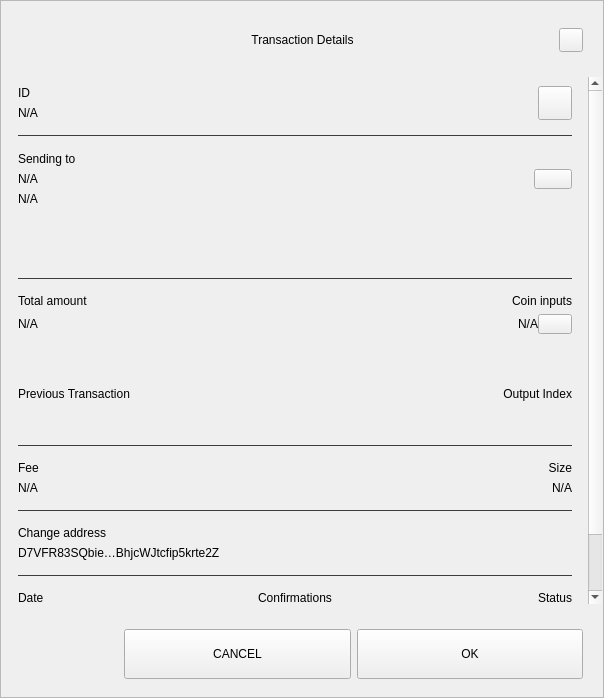
<?xml version="1.0" encoding="UTF-8"?>
<ui version="4.0">
 <class>TxDetailDialog</class>
 <widget class="QWidget" name="TxDetailDialog">
  <property name="geometry">
   <rect>
    <x>0</x>
    <y>0</y>
    <width>604</width>
    <height>698</height>
   </rect>
  </property>
  <property name="sizePolicy">
   <sizepolicy hsizetype="Preferred" vsizetype="Expanding">
    <horstretch>0</horstretch>
    <verstretch>0</verstretch>
   </sizepolicy>
  </property>
  <property name="minimumSize">
   <size>
    <width>574</width>
    <height>500</height>
   </size>
  </property>
  <property name="windowTitle">
   <string>Form</string>
  </property>
  <property name="styleSheet">
   <string notr="true"/>
  </property>
  <layout class="QVBoxLayout" name="verticalLayout_3">
   <property name="spacing">
    <number>0</number>
   </property>
   <property name="leftMargin">
    <number>0</number>
   </property>
   <property name="topMargin">
    <number>0</number>
   </property>
   <property name="rightMargin">
    <number>0</number>
   </property>
   <property name="bottomMargin">
    <number>0</number>
   </property>
   <item>
    <widget class="QFrame" name="frame">
     <property name="sizePolicy">
      <sizepolicy hsizetype="Preferred" vsizetype="Expanding">
       <horstretch>0</horstretch>
       <verstretch>0</verstretch>
      </sizepolicy>
     </property>
     <property name="styleSheet">
      <string notr="true"/>
     </property>
     <property name="frameShape">
      <enum>QFrame::StyledPanel</enum>
     </property>
     <property name="frameShadow">
      <enum>QFrame::Raised</enum>
     </property>
     <layout class="QVBoxLayout" name="verticalLayout">
      <property name="leftMargin">
       <number>0</number>
      </property>
      <property name="rightMargin">
       <number>0</number>
      </property>
      <item>
       <layout class="QHBoxLayout" name="horizontalLayout_3">
        <property name="spacing">
         <number>0</number>
        </property>
        <property name="leftMargin">
         <number>20</number>
        </property>
        <property name="topMargin">
         <number>10</number>
        </property>
        <property name="rightMargin">
         <number>20</number>
        </property>
        <item>
         <spacer name="horizontalSpacer_1">
          <property name="orientation">
           <enum>Qt::Horizontal</enum>
          </property>
          <property name="sizeHint" stdset="0">
           <size>
            <width>40</width>
            <height>20</height>
           </size>
          </property>
         </spacer>
        </item>
        <item>
         <widget class="QLabel" name="labelTitle">
          <property name="minimumSize">
           <size>
            <width>0</width>
            <height>40</height>
           </size>
          </property>
          <property name="maximumSize">
           <size>
            <width>16777215</width>
            <height>40</height>
           </size>
          </property>
          <property name="styleSheet">
           <string notr="true">padding-left:24px;</string>
          </property>
          <property name="text">
           <string>Transaction Details</string>
          </property>
          <property name="alignment">
           <set>Qt::AlignCenter</set>
          </property>
          <property name="margin">
           <number>7</number>
          </property>
         </widget>
        </item>
        <item>
         <spacer name="horizontalSpacer_2">
          <property name="orientation">
           <enum>Qt::Horizontal</enum>
          </property>
          <property name="sizeHint" stdset="0">
           <size>
            <width>40</width>
            <height>20</height>
           </size>
          </property>
         </spacer>
        </item>
        <item>
         <widget class="QPushButton" name="btnEsc">
          <property name="minimumSize">
           <size>
            <width>24</width>
            <height>24</height>
           </size>
          </property>
          <property name="maximumSize">
           <size>
            <width>24</width>
            <height>24</height>
           </size>
          </property>
          <property name="focusPolicy">
           <enum>Qt::NoFocus</enum>
          </property>
          <property name="text">
           <string/>
          </property>
         </widget>
        </item>
       </layout>
      </item>
      <item>
       <spacer name="verticalSpacer">
        <property name="orientation">
         <enum>Qt::Vertical</enum>
        </property>
        <property name="sizeType">
         <enum>QSizePolicy::Fixed</enum>
        </property>
        <property name="sizeHint" stdset="0">
         <size>
          <width>20</width>
          <height>10</height>
         </size>
        </property>
       </spacer>
      </item>
      <item>
       <widget class="QWidget" name="layoutScroll" native="true">
        <property name="minimumSize">
         <size>
          <width>0</width>
          <height>0</height>
         </size>
        </property>
        <layout class="QVBoxLayout" name="verticalLayout_4">
         <property name="leftMargin">
          <number>0</number>
         </property>
         <property name="topMargin">
          <number>0</number>
         </property>
         <property name="rightMargin">
          <number>0</number>
         </property>
         <item>
          <widget class="QScrollArea" name="scrollArea">
           <property name="styleSheet">
            <string notr="true">#scrollArea {
background:transparent;
}</string>
           </property>
           <property name="horizontalScrollBarPolicy">
            <enum>Qt::ScrollBarAlwaysOff</enum>
           </property>
           <property name="sizeAdjustPolicy">
            <enum>QAbstractScrollArea::AdjustIgnored</enum>
           </property>
           <property name="widgetResizable">
            <bool>true</bool>
           </property>
           <property name="alignment">
            <set>Qt::AlignLeading|Qt::AlignLeft|Qt::AlignTop</set>
           </property>
           <widget class="QWidget" name="scrollAreaWidgetContents">
            <property name="geometry">
             <rect>
              <x>0</x>
              <y>0</y>
              <width>586</width>
              <height>644</height>
             </rect>
            </property>
            <property name="autoFillBackground">
             <bool>false</bool>
            </property>
            <property name="styleSheet">
             <string notr="true">#scrollAreaWidgetContents {
background:transparent;
}</string>
            </property>
            <layout class="QVBoxLayout" name="verticalLayout_7">
             <property name="spacing">
              <number>0</number>
             </property>
             <property name="sizeConstraint">
              <enum>QLayout::SetDefaultConstraint</enum>
             </property>
             <property name="leftMargin">
              <number>0</number>
             </property>
             <property name="topMargin">
              <number>0</number>
             </property>
             <property name="rightMargin">
              <number>0</number>
             </property>
             <property name="bottomMargin">
              <number>0</number>
             </property>
             <item>
              <widget class="QWidget" name="content" native="true">
               <layout class="QVBoxLayout" name="verticalLayout_2">
                <property name="leftMargin">
                 <number>16</number>
                </property>
                <property name="topMargin">
                 <number>0</number>
                </property>
                <property name="rightMargin">
                 <number>16</number>
                </property>
                <item>
                 <widget class="QWidget" name="contentID" native="true">
                  <layout class="QHBoxLayout" name="horizontalLayout_12" stretch="0,0">
                   <property name="leftMargin">
                    <number>0</number>
                   </property>
                   <property name="rightMargin">
                    <number>0</number>
                   </property>
                   <item>
                    <layout class="QVBoxLayout" name="contentID_int">
                     <item>
                      <widget class="QLabel" name="labelId">
                       <property name="maximumSize">
                        <size>
                         <width>16777215</width>
                         <height>16777215</height>
                        </size>
                       </property>
                       <property name="text">
                        <string>ID</string>
                       </property>
                      </widget>
                     </item>
                     <item>
                      <widget class="QLabel" name="textId">
                       <property name="text">
                        <string notr="true">N/A</string>
                       </property>
                      </widget>
                     </item>
                    </layout>
                   </item>
                   <item>
                    <widget class="QPushButton" name="pushCopy">
                     <property name="minimumSize">
                      <size>
                       <width>34</width>
                       <height>34</height>
                      </size>
                     </property>
                     <property name="maximumSize">
                      <size>
                       <width>34</width>
                       <height>34</height>
                      </size>
                     </property>
                     <property name="focusPolicy">
                      <enum>Qt::NoFocus</enum>
                     </property>
                     <property name="text">
                      <string/>
                     </property>
                     <property name="iconSize">
                      <size>
                       <width>24</width>
                       <height>24</height>
                      </size>
                     </property>
                    </widget>
                   </item>
                  </layout>
                 </widget>
                </item>
                <item>
                 <widget class="QLabel" name="labelDividerID">
                  <property name="maximumSize">
                   <size>
                    <width>16777215</width>
                    <height>1</height>
                   </size>
                  </property>
                  <property name="styleSheet">
                   <string notr="true">background-color:#3c3c3b;</string>
                  </property>
                  <property name="text">
                   <string/>
                  </property>
                 </widget>
                </item>
                <item>
                 <widget class="QWidget" name="contentOutputsLabel" native="true">
                  <layout class="QHBoxLayout" name="horizontalLayout_11" stretch="0,0">
                   <property name="spacing">
                    <number>6</number>
                   </property>
                   <property name="leftMargin">
                    <number>0</number>
                   </property>
                   <property name="topMargin">
                    <number>9</number>
                   </property>
                   <property name="rightMargin">
                    <number>0</number>
                   </property>
                   <property name="bottomMargin">
                    <number>9</number>
                   </property>
                   <item>
                    <layout class="QVBoxLayout" name="contentOutputsLabel_int">
                     <property name="leftMargin">
                      <number>0</number>
                     </property>
                     <property name="topMargin">
                      <number>1</number>
                     </property>
                     <property name="rightMargin">
                      <number>6</number>
                     </property>
                     <property name="bottomMargin">
                      <number>1</number>
                     </property>
                     <item>
                      <widget class="QLabel" name="labelSend">
                       <property name="maximumSize">
                        <size>
                         <width>16777215</width>
                         <height>16777215</height>
                        </size>
                       </property>
                       <property name="text">
                        <string>Sending to</string>
                       </property>
                      </widget>
                     </item>
                     <item>
                      <widget class="QWidget" name="widget" native="true">
                       <layout class="QVBoxLayout" name="verticalLayout_6">
                        <property name="leftMargin">
                         <number>0</number>
                        </property>
                        <property name="topMargin">
                         <number>0</number>
                        </property>
                        <property name="rightMargin">
                         <number>0</number>
                        </property>
                        <property name="bottomMargin">
                         <number>0</number>
                        </property>
                        <item>
                         <widget class="QLabel" name="textSendLabel">
                          <property name="text">
                           <string notr="true">N/A</string>
                          </property>
                         </widget>
                        </item>
                        <item>
                         <widget class="QLabel" name="textSend">
                          <property name="text">
                           <string notr="true">N/A</string>
                          </property>
                         </widget>
                        </item>
                       </layout>
                      </widget>
                     </item>
                    </layout>
                   </item>
                   <item>
                    <widget class="QPushButton" name="pushOutputs">
                     <property name="minimumSize">
                      <size>
                       <width>34</width>
                       <height>20</height>
                      </size>
                     </property>
                     <property name="maximumSize">
                      <size>
                       <width>38</width>
                       <height>20</height>
                      </size>
                     </property>
                     <property name="focusPolicy">
                      <enum>Qt::NoFocus</enum>
                     </property>
                     <property name="styleSheet">
                      <string notr="true"/>
                     </property>
                     <property name="text">
                      <string/>
                     </property>
                    </widget>
                   </item>
                  </layout>
                 </widget>
                </item>
                <item>
                 <widget class="QScrollArea" name="outputsScrollArea">
                  <property name="minimumSize">
                   <size>
                    <width>0</width>
                    <height>50</height>
                   </size>
                  </property>
                  <property name="styleSheet">
                   <string notr="true">#outputsScrollArea {
background:transparent;
}</string>
                  </property>
                  <property name="widgetResizable">
                   <bool>true</bool>
                  </property>
                  <widget class="QWidget" name="container_outputs_base">
                   <property name="geometry">
                    <rect>
                     <x>0</x>
                     <y>0</y>
                     <width>552</width>
                     <height>48</height>
                    </rect>
                   </property>
                   <property name="styleSheet">
                    <string notr="true">#container_outputs_base {
background:transparent;
}</string>
                   </property>
                  </widget>
                 </widget>
                </item>
                <item>
                 <widget class="QLabel" name="labelDividerOutputs">
                  <property name="maximumSize">
                   <size>
                    <width>16777215</width>
                    <height>1</height>
                   </size>
                  </property>
                  <property name="styleSheet">
                   <string notr="true">background-color:#3c3c3b;</string>
                  </property>
                  <property name="text">
                   <string/>
                  </property>
                 </widget>
                </item>
                <item>
                 <widget class="QWidget" name="gridAmounts" native="true">
                  <layout class="QGridLayout" name="contentAmountInputs">
                   <property name="leftMargin">
                    <number>0</number>
                   </property>
                   <property name="topMargin">
                    <number>9</number>
                   </property>
                   <property name="rightMargin">
                    <number>0</number>
                   </property>
                   <property name="bottomMargin">
                    <number>9</number>
                   </property>
                   <property name="horizontalSpacing">
                    <number>12</number>
                   </property>
                   <item row="1" column="0">
                    <widget class="QLabel" name="textAmount">
                     <property name="text">
                      <string notr="true">N/A</string>
                     </property>
                    </widget>
                   </item>
                   <item row="0" column="0">
                    <widget class="QLabel" name="labelAmount">
                     <property name="maximumSize">
                      <size>
                       <width>16777215</width>
                       <height>16777215</height>
                      </size>
                     </property>
                     <property name="text">
                      <string>Total amount</string>
                     </property>
                    </widget>
                   </item>
                   <item row="0" column="3">
                    <widget class="QLabel" name="labelInputs">
                     <property name="sizePolicy">
                      <sizepolicy hsizetype="Minimum" vsizetype="Preferred">
                       <horstretch>0</horstretch>
                       <verstretch>0</verstretch>
                      </sizepolicy>
                     </property>
                     <property name="maximumSize">
                      <size>
                       <width>16777215</width>
                       <height>16777215</height>
                      </size>
                     </property>
                     <property name="text">
                      <string>Coin inputs</string>
                     </property>
                     <property name="alignment">
                      <set>Qt::AlignRight|Qt::AlignTrailing|Qt::AlignVCenter</set>
                     </property>
                    </widget>
                   </item>
                   <item row="1" column="3">
                    <layout class="QHBoxLayout" name="horizontalLayout">
                     <item>
                      <widget class="QLabel" name="textInputs">
                       <property name="text">
                        <string notr="true">N/A</string>
                       </property>
                       <property name="alignment">
                        <set>Qt::AlignRight|Qt::AlignTrailing|Qt::AlignVCenter</set>
                       </property>
                      </widget>
                     </item>
                     <item>
                      <widget class="QPushButton" name="pushInputs">
                       <property name="maximumSize">
                        <size>
                         <width>34</width>
                         <height>20</height>
                        </size>
                       </property>
                       <property name="focusPolicy">
                        <enum>Qt::NoFocus</enum>
                       </property>
                       <property name="layoutDirection">
                        <enum>Qt::LeftToRight</enum>
                       </property>
                       <property name="styleSheet">
                        <string notr="true"/>
                       </property>
                       <property name="text">
                        <string/>
                       </property>
                      </widget>
                     </item>
                    </layout>
                   </item>
                  </layout>
                 </widget>
                </item>
                <item>
                 <widget class="QFrame" name="gridInputs">
                  <property name="sizePolicy">
                   <sizepolicy hsizetype="Preferred" vsizetype="MinimumExpanding">
                    <horstretch>0</horstretch>
                    <verstretch>0</verstretch>
                   </sizepolicy>
                  </property>
                  <property name="minimumSize">
                   <size>
                    <width>0</width>
                    <height>90</height>
                   </size>
                  </property>
                  <property name="lineWidth">
                   <number>0</number>
                  </property>
                  <layout class="QGridLayout" name="gridLayoutInput" columnstretch="5,0">
                   <property name="sizeConstraint">
                    <enum>QLayout::SetMaximumSize</enum>
                   </property>
                   <property name="leftMargin">
                    <number>0</number>
                   </property>
                   <property name="rightMargin">
                    <number>0</number>
                   </property>
                   <property name="verticalSpacing">
                    <number>0</number>
                   </property>
                   <item row="0" column="1">
                    <widget class="QLabel" name="labelOutputIndex">
                     <property name="layoutDirection">
                      <enum>Qt::LeftToRight</enum>
                     </property>
                     <property name="text">
                      <string>Output Index</string>
                     </property>
                     <property name="textFormat">
                      <enum>Qt::AutoText</enum>
                     </property>
                     <property name="alignment">
                      <set>Qt::AlignRight|Qt::AlignTrailing|Qt::AlignVCenter</set>
                     </property>
                     <property name="margin">
                      <number>0</number>
                     </property>
                    </widget>
                   </item>
                   <item row="0" column="0" alignment="Qt::AlignLeft">
                    <widget class="QLabel" name="labelTitlePrevTx">
                     <property name="text">
                      <string>Previous Transaction</string>
                     </property>
                    </widget>
                   </item>
                  </layout>
                 </widget>
                </item>
                <item>
                 <widget class="QLabel" name="labelDividerPrevtx">
                  <property name="maximumSize">
                   <size>
                    <width>16777215</width>
                    <height>1</height>
                   </size>
                  </property>
                  <property name="styleSheet">
                   <string notr="true">background-color:#3c3c3b;</string>
                  </property>
                  <property name="text">
                   <string/>
                  </property>
                 </widget>
                </item>
                <item>
                 <layout class="QHBoxLayout" name="contentFeeSize">
                  <property name="topMargin">
                   <number>9</number>
                  </property>
                  <property name="bottomMargin">
                   <number>9</number>
                  </property>
                  <item>
                   <layout class="QVBoxLayout" name="contentFee">
                    <property name="topMargin">
                     <number>0</number>
                    </property>
                    <property name="bottomMargin">
                     <number>0</number>
                    </property>
                    <item>
                     <widget class="QLabel" name="labelFee">
                      <property name="maximumSize">
                       <size>
                        <width>16777215</width>
                        <height>16777215</height>
                       </size>
                      </property>
                      <property name="text">
                       <string>Fee</string>
                      </property>
                     </widget>
                    </item>
                    <item>
                     <widget class="QLabel" name="textFee">
                      <property name="text">
                       <string notr="true">N/A</string>
                      </property>
                     </widget>
                    </item>
                   </layout>
                  </item>
                  <item>
                   <widget class="QWidget" name="contentSize" native="true">
                    <layout class="QVBoxLayout" name="contentSize_layout">
                     <property name="topMargin">
                      <number>0</number>
                     </property>
                     <property name="rightMargin">
                      <number>0</number>
                     </property>
                     <property name="bottomMargin">
                      <number>0</number>
                     </property>
                     <item>
                      <widget class="QLabel" name="labelSize">
                       <property name="maximumSize">
                        <size>
                         <width>16777215</width>
                         <height>16777215</height>
                        </size>
                       </property>
                       <property name="text">
                        <string>Size</string>
                       </property>
                       <property name="alignment">
                        <set>Qt::AlignRight|Qt::AlignTrailing|Qt::AlignVCenter</set>
                       </property>
                      </widget>
                     </item>
                     <item>
                      <widget class="QLabel" name="textSize">
                       <property name="text">
                        <string notr="true">N/A</string>
                       </property>
                       <property name="alignment">
                        <set>Qt::AlignRight|Qt::AlignTrailing|Qt::AlignVCenter</set>
                       </property>
                      </widget>
                     </item>
                    </layout>
                   </widget>
                  </item>
                 </layout>
                </item>
                <item>
                 <widget class="QLabel" name="labelDividerFeeSize">
                  <property name="maximumSize">
                   <size>
                    <width>16777215</width>
                    <height>1</height>
                   </size>
                  </property>
                  <property name="styleSheet">
                   <string notr="true">background-color:#3c3c3b;</string>
                  </property>
                  <property name="text">
                   <string/>
                  </property>
                 </widget>
                </item>
                <item>
                 <widget class="QWidget" name="contentChangeAddress" native="true">
                  <layout class="QVBoxLayout" name="contentChangeAddress_layout">
                   <property name="leftMargin">
                    <number>0</number>
                   </property>
                   <property name="topMargin">
                    <number>9</number>
                   </property>
                   <property name="rightMargin">
                    <number>0</number>
                   </property>
                   <property name="bottomMargin">
                    <number>9</number>
                   </property>
                   <item>
                    <widget class="QLabel" name="labelChange">
                     <property name="maximumSize">
                      <size>
                       <width>16777215</width>
                       <height>16777215</height>
                      </size>
                     </property>
                     <property name="text">
                      <string>Change address</string>
                     </property>
                    </widget>
                   </item>
                   <item>
                    <widget class="QLabel" name="textChange">
                     <property name="text">
                      <string>D7VFR83SQbie…BhjcWJtcfip5krte2Z </string>
                     </property>
                    </widget>
                   </item>
                  </layout>
                 </widget>
                </item>
                <item>
                 <widget class="QLabel" name="labelDividerChange">
                  <property name="maximumSize">
                   <size>
                    <width>16777215</width>
                    <height>1</height>
                   </size>
                  </property>
                  <property name="styleSheet">
                   <string notr="true">background-color:#3c3c3b;</string>
                  </property>
                  <property name="text">
                   <string/>
                  </property>
                 </widget>
                </item>
                <item>
                 <widget class="QWidget" name="gridConfDateStatus" native="true">
                  <layout class="QGridLayout" name="contentConfDateStatus">
                   <property name="leftMargin">
                    <number>0</number>
                   </property>
                   <property name="rightMargin">
                    <number>0</number>
                   </property>
                   <item row="1" column="3">
                    <widget class="QLabel" name="textStatus">
                     <property name="text">
                      <string>Spendable</string>
                     </property>
                     <property name="alignment">
                      <set>Qt::AlignRight|Qt::AlignTrailing|Qt::AlignVCenter</set>
                     </property>
                    </widget>
                   </item>
                   <item row="0" column="1">
                    <widget class="QLabel" name="labelConfirmations">
                     <property name="maximumSize">
                      <size>
                       <width>16777215</width>
                       <height>16777215</height>
                      </size>
                     </property>
                     <property name="text">
                      <string>Confirmations</string>
                     </property>
                     <property name="alignment">
                      <set>Qt::AlignCenter</set>
                     </property>
                    </widget>
                   </item>
                   <item row="0" column="3">
                    <widget class="QLabel" name="labelStatus">
                     <property name="maximumSize">
                      <size>
                       <width>16777215</width>
                       <height>16777215</height>
                      </size>
                     </property>
                     <property name="text">
                      <string>Status</string>
                     </property>
                     <property name="alignment">
                      <set>Qt::AlignRight|Qt::AlignTrailing|Qt::AlignVCenter</set>
                     </property>
                    </widget>
                   </item>
                   <item row="1" column="1">
                    <widget class="QLabel" name="textConfirmations">
                     <property name="text">
                      <string notr="true">N/A</string>
                     </property>
                     <property name="alignment">
                      <set>Qt::AlignCenter</set>
                     </property>
                    </widget>
                   </item>
                   <item row="0" column="0">
                    <widget class="QLabel" name="labelDate">
                     <property name="maximumSize">
                      <size>
                       <width>16777215</width>
                       <height>16777215</height>
                      </size>
                     </property>
                     <property name="text">
                      <string>Date</string>
                     </property>
                     <property name="alignment">
                      <set>Qt::AlignLeading|Qt::AlignLeft|Qt::AlignVCenter</set>
                     </property>
                    </widget>
                   </item>
                   <item row="1" column="0">
                    <widget class="QLabel" name="textDate">
                     <property name="text">
                      <string>May 25, 2017</string>
                     </property>
                     <property name="alignment">
                      <set>Qt::AlignLeading|Qt::AlignLeft|Qt::AlignVCenter</set>
                     </property>
                    </widget>
                   </item>
                  </layout>
                 </widget>
                </item>
                <item>
                 <widget class="QLabel" name="labelDividerConfs">
                  <property name="maximumSize">
                   <size>
                    <width>16777215</width>
                    <height>1</height>
                   </size>
                  </property>
                  <property name="styleSheet">
                   <string notr="true">background-color:#3c3c3b;</string>
                  </property>
                  <property name="text">
                   <string/>
                  </property>
                 </widget>
                </item>
                <item>
                 <spacer name="verticalSpacer_2">
                  <property name="orientation">
                   <enum>Qt::Vertical</enum>
                  </property>
                  <property name="sizeType">
                   <enum>QSizePolicy::Expanding</enum>
                  </property>
                  <property name="sizeHint" stdset="0">
                   <size>
                    <width>20</width>
                    <height>10</height>
                   </size>
                  </property>
                 </spacer>
                </item>
                <item>
                 <widget class="QLabel" name="labelWarning">
                  <property name="text">
                   <string>TextLabel</string>
                  </property>
                  <property name="alignment">
                   <set>Qt::AlignCenter</set>
                  </property>
                 </widget>
                </item>
               </layout>
              </widget>
             </item>
            </layout>
           </widget>
          </widget>
         </item>
        </layout>
       </widget>
      </item>
      <item>
       <widget class="QWidget" name="containerButtons" native="true">
        <layout class="QHBoxLayout" name="horizontalLayout1" stretch="1,2,2">
         <property name="leftMargin">
          <number>10</number>
         </property>
         <property name="rightMargin">
          <number>20</number>
         </property>
         <item>
          <spacer name="horizontalSpacer_3">
           <property name="orientation">
            <enum>Qt::Horizontal</enum>
           </property>
           <property name="sizeHint" stdset="0">
            <size>
             <width>40</width>
             <height>20</height>
            </size>
           </property>
          </spacer>
         </item>
         <item>
          <widget class="QPushButton" name="btnCancel">
           <property name="minimumSize">
            <size>
             <width>200</width>
             <height>50</height>
            </size>
           </property>
           <property name="focusPolicy">
            <enum>Qt::NoFocus</enum>
           </property>
           <property name="text">
            <string>CANCEL</string>
           </property>
          </widget>
         </item>
         <item>
          <widget class="QPushButton" name="btnSave">
           <property name="minimumSize">
            <size>
             <width>200</width>
             <height>50</height>
            </size>
           </property>
           <property name="focusPolicy">
            <enum>Qt::NoFocus</enum>
           </property>
           <property name="text">
            <string>OK</string>
           </property>
          </widget>
         </item>
        </layout>
       </widget>
      </item>
     </layout>
    </widget>
   </item>
  </layout>
 </widget>
 <resources/>
 <connections/>
</ui>
